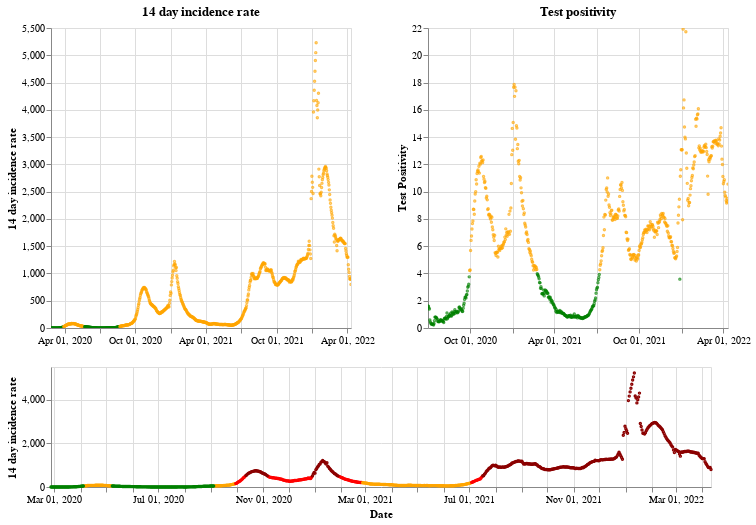

The cell this chart's notebook holds for it:
### Markdown cell above
## Northern Ireland

### Code cell
plot_traffic_light('Northern Ireland')

### Figure 1 — Vega-Lite specification as saved in the notebook (floating-point values rounded to 4 significant figures; data arrays with more than 128 entries replaced by an {"elided": "..."} marker saying what was removed)
{"config": {"view": {"continuousWidth": 400, "continuousHeight": 300}}, "vconcat": [{"hconcat": [{"mark": {"type": "point", "size": 2}, "encoding": {"color": {"condition": {"value": "green", "test": "(datum.twoWeeklyCasesRate <= 25)"}, "value": "orange"}, "tooltip": [{"type": "nominal", "field": "areaName"}, {"type": "temporal", "field": "date"}, {"type": "quantitative", "field": "twoWeeklyCasesRate"}, {"type": "quantitative", "field": "testPositivity"}], "x": {"type": "temporal", "axis": {"title": ""}, "field": "date", "scale": {"domain": {"selection": "DateBrush"}}, "timeUnit": "yearmonthdate"}, "y": {"type": "quantitative", "axis": {"title": "14 day incidence rate"}, "field": "twoWeeklyCasesRate"}}, "title": "14 day incidence rate", "width": 300}, {"mark": {"type": "point", "size": 2}, "encoding": {"color": {"condition": {"value": "green", "test": "(datum.testPositivity <= 4)"}, "value": "orange"}, "tooltip": [{"type": "nominal", "field": "areaName"}, {"type": "temporal", "field": "date"}, {"type": "quantitative", "field": "twoWeeklyCasesRate"}, {"type": "quantitative", "field": "testPositivity"}], "x": {"type": "temporal", "axis": {"title": ""}, "field": "date", "scale": {"domain": {"selection": "DateBrush"}}, "timeUnit": "yearmonthdate"}, "y": {"type": "quantitative", "axis": {"title": "Test Positivity"}, "field": "testPositivity"}}, "title": "Test positivity", "width": 300}]}, {"layer": [{"mark": {"type": "point", "size": 2}, "encoding": {"color": {"condition": {"value": "orange", "test": "(((datum.testPositivity < 4) && (datum.twoWeeklyCasesRate >= 50)) && (datum.twoWeeklyCasesRate < 200))"}, "value": "red"}, "opacity": {"condition": {"value": 1, "test": "((datum.twoWeeklyCasesRate >= 50) && (datum.twoWeeklyCasesRate < 500))"}, "value": 0}, "tooltip": [{"type": "nominal", "field": "areaName"}, {"type": "temporal", "field": "date"}, {"type": "quantitative", "field": "twoWeeklyCasesRate"}, {"type": "quantitative", "field": "testPositivity"}], "x": {"type": "temporal", "axis": {"title": "Date"}, "field": "date", "timeUnit": "yearmonthdate"}, "y": {"type": "quantitative", "axis": {"title": "14 day incidence rate"}, "field": "twoWeeklyCasesRate"}}, "selection": {"DateBrush": {"type": "interval", "encodings": ["x"], "fields": ["Time"]}}}, {"mark": {"type": "point", "size": 2}, "encoding": {"color": {"value": "darkred"}, "opacity": {"condition": {"value": 1, "test": "(datum.twoWeeklyCasesRate >= 500)"}, "value": 0}, "tooltip": [{"type": "nominal", "field": "areaName"}, {"type": "temporal", "field": "date"}, {"type": "quantitative", "field": "twoWeeklyCasesRate"}, {"type": "quantitative", "field": "testPositivity"}], "x": {"type": "temporal", "axis": {"title": "Date"}, "field": "date", "timeUnit": "yearmonthdate"}, "y": {"type": "quantitative", "axis": {"title": "14 day incidence rate"}, "field": "twoWeeklyCasesRate"}}}, {"mark": {"type": "point", "size": 2}, "encoding": {"color": {"condition": {"value": "green", "test": "((datum.testPositivity < 4) && (datum.twoWeeklyCasesRate < 50))"}, "value": "orange"}, "opacity": {"condition": {"value": 1, "test": "(datum.twoWeeklyCasesRate < 50)"}, "value": 0}, "tooltip": [{"type": "nominal", "field": "areaName"}, {"type": "temporal", "field": "date"}, {"type": "quantitative", "field": "twoWeeklyCasesRate"}, {"type": "quantitative", "field": "testPositivity"}], "x": {"type": "temporal", "axis": {"title": "Date"}, "field": "date", "timeUnit": "yearmonthdate"}, "y": {"type": "quantitative", "axis": {"title": "14 day incidence rate"}, "field": "twoWeeklyCasesRate"}}}], "height": 120, "width": 660}], "data": {"name": "data-7c3cbc25237f0150f6ce29716a2cc49d"}, "$schema": "https://vega.github.io/schema/vega-lite/v4.8.1.json", "datasets": {"data-7c3cbc25237f0150f6ce29716a2cc49d": {"elided": "776 records"}}}
